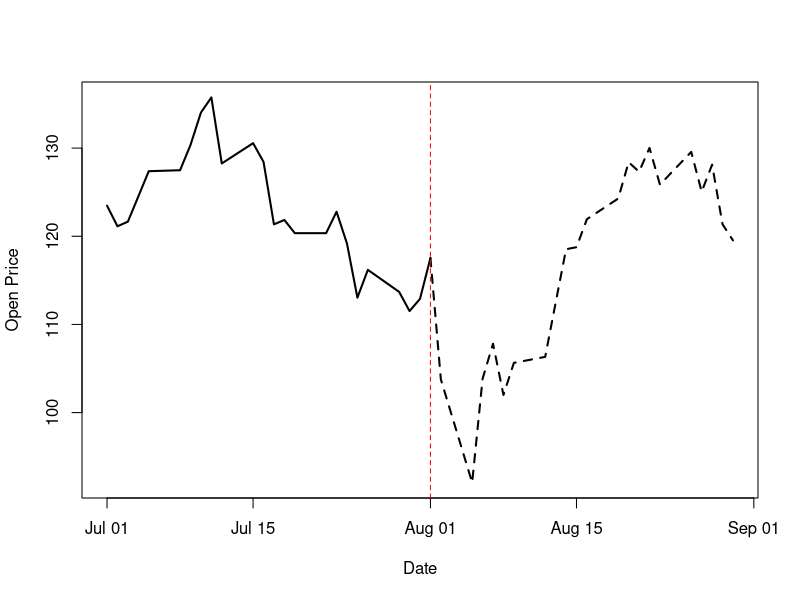

This figure's R source:
library(ggplot2)
library(readr)

nvidia_data <- read.csv("NVDA.csv")

# Step 3: Convert the Date column to Date type if it's not already
nvidia_data$Date <- as.Date(nvidia_data$Date, format = "%Y-%m-%d")

# Define the cutoff date
august_01 <- as.Date("2024-08-01")

pdf("nvda.pdf", width = 12, height = 7)
# Step 4: Plot the "Open" prices using base R
plot(nvidia_data$Date, nvidia_data$Open, type = "n", col = "black", lwd = 2,
     xlab = "Date", ylab = "Open Price")

# Add a solid line for dates before August 1
lines(nvidia_data$Date[nvidia_data$Date <= august_01], 
      nvidia_data$Open[nvidia_data$Date <= august_01], 
      col = "black", lwd = 2)

# Add a dashed line for dates from August 1 onwards
lines(nvidia_data$Date[nvidia_data$Date >= august_01], 
      nvidia_data$Open[nvidia_data$Date >= august_01], 
      col = "black", lwd = 2, lty = 2)

# Step 5: Add a vertical line at August 1st
abline(v = august_01, col = "red", lwd = 1, lty = 2)
dev.off()
